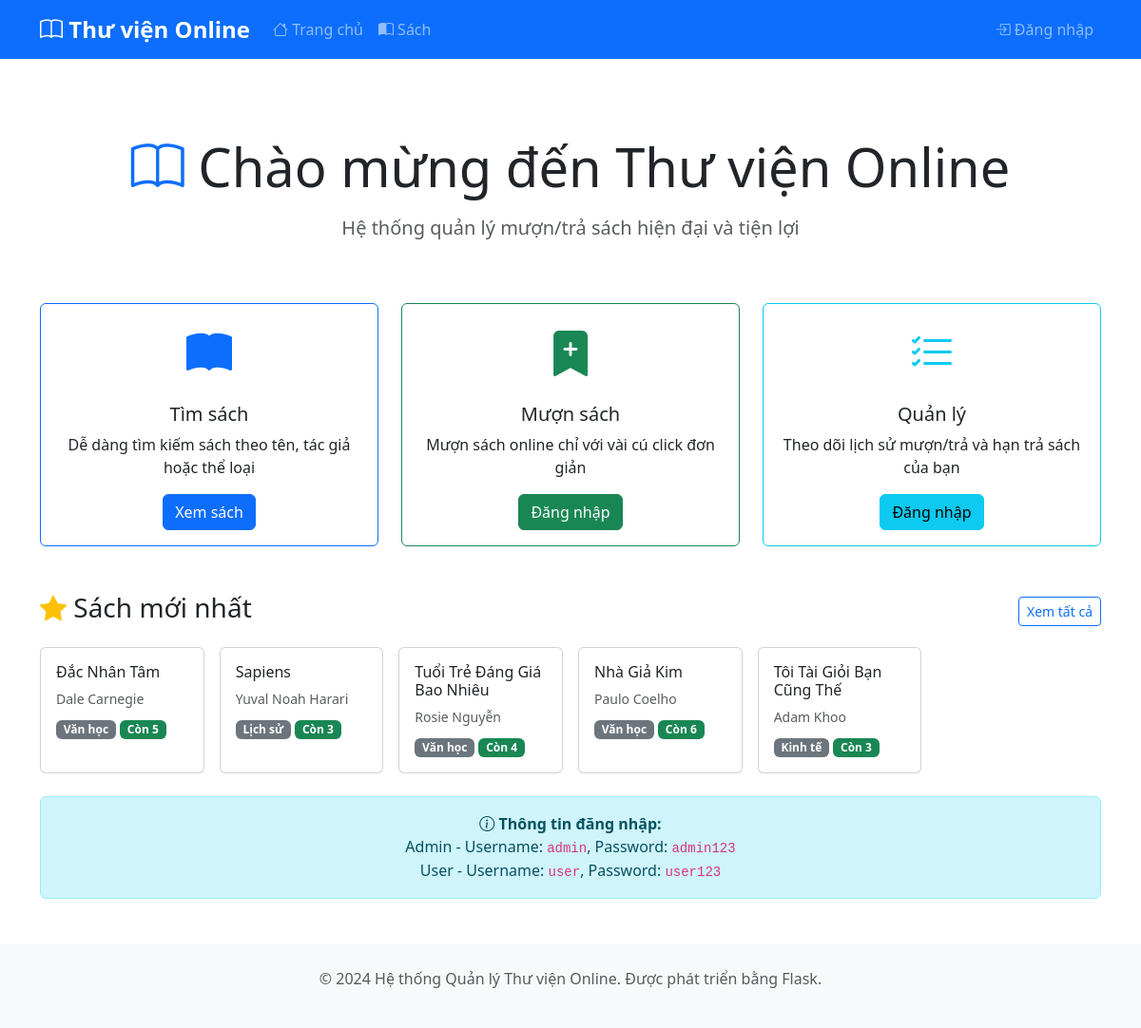
The page / on the database its author committed.
### models.py (models this page shows, shortened)
class Book(db.Model):
    id = db.Column(db.Integer, primary_key=True)
    title = db.Column(db.String(200), nullable=False)
    author = db.Column(db.String(100), nullable=False)
    category = db.Column(db.String(50))
    quantity = db.Column(db.Integer, default=1)
    available = db.Column(db.Integer, default=1)
    created_at = db.Column(db.DateTime, default=datetime.utcnow)

### app.py (the view)
@app.route('/')
def index():
    books = Book.query.order_by(Book.created_at.desc()).limit(6).all()
    return render_template('index.html', books=books)

### templates/index.html (shortened to what this page needs)
{% extends "base.html" %}
{% block content %}
<div class="text-center py-5">
    <h1 class="display-4 mb-3">
        <i class="bi bi-book text-primary"></i> Chào mừng đến Thư viện Online
    </h1>
    <p class="lead text-muted">Hệ thống quản lý mượn/trả sách hiện đại và tiện lợi</p>
</div>
<div class="row g-4 mb-5">
    <div class="col-md-4">
        <div class="card text-center h-100 border-primary">
            <div class="card-body">
                <i class="bi bi-book-fill text-primary" style="font-size: 3rem;"></i>
                <h5 class="card-title mt-3">Tìm sách</h5>
                <p class="card-text">Dễ dàng tìm kiếm sách theo tên, tác giả hoặc thể loại</p>
                <a href="{{ url_for('books') }}" class="btn btn-primary">Xem sách</a>
            </div>
        </div>
    </div>
    <div class="col-md-4">
        <div class="card text-center h-100 border-success">
            <div class="card-body">
                <i class="bi bi-bookmark-plus-fill text-success" style="font-size: 3rem;"></i>
                <h5 class="card-title mt-3">Mượn sách</h5>
                <p class="card-text">Mượn sách online chỉ với vài cú click đơn giản</p>
                {% if current_user.is_authenticated %}
                <a href="{{ url_for('borrow') }}" class="btn btn-success">Mượn ngay</a>
                {% else %}
                <a href="{{ url_for('login') }}" class="btn btn-success">Đăng nhập</a>
                {% endif %}
            </div>
        </div>
    </div>
    <div class="col-md-4">
        <div class="card text-center h-100 border-info">
            <div class="card-body">
                <i class="bi bi-list-check text-info" style="font-size: 3rem;"></i>
                <h5 class="card-title mt-3">Quản lý</h5>
                <p class="card-text">Theo dõi lịch sử mượn/trả và hạn trả sách của bạn</p>
                {% if current_user.is_authenticated %}
                <a href="{{ url_for('my_borrows') }}" class="btn btn-info">Xem chi tiết</a>
                {% else %}
                <a href="{{ url_for('login') }}" class="btn btn-info">Đăng nhập</a>
                {% endif %}
            </div>
        </div>
    </div>
</div>
<div class="mb-4">
    <div class="d-flex justify-content-between align-items-center mb-3">
        <h3><i class="bi bi-star-fill text-warning"></i> Sách mới nhất</h3>
        <a href="{{ url_for('books') }}" class="btn btn-outline-primary btn-sm">Xem tất cả</a>
    </div>
    <div class="row g-3">
        {% for book in books %}
        <div class="col-md-4 col-lg-2">
            <div class="card h-100">
                <div class="card-body">
                    <h6 class="card-title">{{ book.title }}</h6>
                    <p class="card-text small text-muted mb-2">{{ book.author }}</p>
                    <span class="badge bg-secondary">{{ book.category }}</span>
                    {% if book.available > 0 %}
                    <span class="badge bg-success">Còn {{ book.available }}</span>
                    {% else %}
                    <span class="badge bg-danger">Hết sách</span>
                    {% endif %}
                </div>
            </div>
        </div>
        {% endfor %}
    </div>
</div>
{% if not current_user.is_authenticated %}
<div class="alert alert-info text-center">
    <i class="bi bi-info-circle"></i>
    <strong>Thông tin đăng nhập:</strong><br>
    Admin - Username: <code>admin</code>, Password: <code>admin123</code><br>
    User - Username: <code>user</code>, Password: <code>user123</code>
</div>
{% endif %}
{% endblock %}

### templates/base.html (shortened to what this page needs)
<!DOCTYPE html>
<html lang="vi">
<head>
    <link href="https://cdn.jsdelivr.net/npm/bootstrap@5.3.0/dist/css/bootstrap.min.css" rel="stylesheet">
    <link rel="stylesheet" href="https://cdn.jsdelivr.net/npm/bootstrap-icons@1.11.0/font/bootstrap-icons.css">
</head>
<body>
    <nav class="navbar navbar-expand-lg navbar-dark bg-primary">
        <div class="container">
            <a class="navbar-brand" href="{{ url_for('index') }}">
                <i class="bi bi-book"></i> Thư viện Online
            </a>
            <div class="collapse navbar-collapse" id="navbarNav">
                <ul class="navbar-nav me-auto">
                    <li class="nav-item">
                        <a class="nav-link" href="{{ url_for('index') }}">
                            <i class="bi bi-house"></i> Trang chủ
                        </a>
                    </li>
                    <li class="nav-item">
                        <a class="nav-link" href="{{ url_for('books') }}">
                            <i class="bi bi-book-half"></i> Sách
                        </a>
                    </li>
                </ul>
                <ul class="navbar-nav">
                    {% if current_user.is_authenticated %}
                    <li class="nav-item dropdown">
                        <a class="nav-link dropdown-toggle" href="#" id="userDropdown" role="button" data-bs-toggle="dropdown">
                            <i class="bi bi-person-circle"></i> {{ current_user.username }}
                            {% if current_user.is_admin() %}
                            <span class="badge bg-warning">Admin</span>
                            {% endif %}
                        </a>
                        <ul class="dropdown-menu dropdown-menu-end">
                            <li><a class="dropdown-item" href="{{ url_for('logout') }}">
                                <i class="bi bi-box-arrow-right"></i> Đăng xuất
                            </a></li>
                        </ul>
                    </li>
                    {% else %}
                    <li class="nav-item">
                        <a class="nav-link" href="{{ url_for('login') }}">
                            <i class="bi bi-box-arrow-in-right"></i> Đăng nhập
                        </a>
                    </li>
                    {% endif %}
                </ul>
            </div>
        </div>
    </nav>
    <div class="content">
        <div class="container">
            {% block content %}{% endblock %}
        </div>
    </div>
    <footer>
        <div class="container text-center text-muted">
            <p>&copy; 2024 Hệ thống Quản lý Thư viện Online. Được phát triển bằng Flask.</p>
        </div>
    </footer>
</body>
</html>

### templates/base.html (style rules this page uses)
body { min-height: 100vh; display: flex; flex-direction: column; }
.navbar-brand { font-weight: bold; font-size: 1.5rem; }
.content { flex: 1; padding: 2rem 0; }
footer { background-color: #f8f9fa; padding: 1.5rem 0; margin-top: auto; }
.card { transition: transform 0.2s; }

### rows shown on the page
Book: title "Đắc Nhân Tâm", author "Dale Carnegie", category "Văn học", available "5"
Book: title "Sapiens", author "Yuval Noah Harari", category "Lịch sử", available "3"
Book: title "Tuổi Trẻ Đáng Giá Bao Nhiêu", author "Rosie Nguyễn", category "Văn học", available "4"
Book: title "Nhà Giả Kim", author "Paulo Coelho", category "Văn học", available "6"
Book: title "Tôi Tài Giỏi Bạn Cũng Thế", author "Adam Khoo", category "Kinh tế", available "3"
